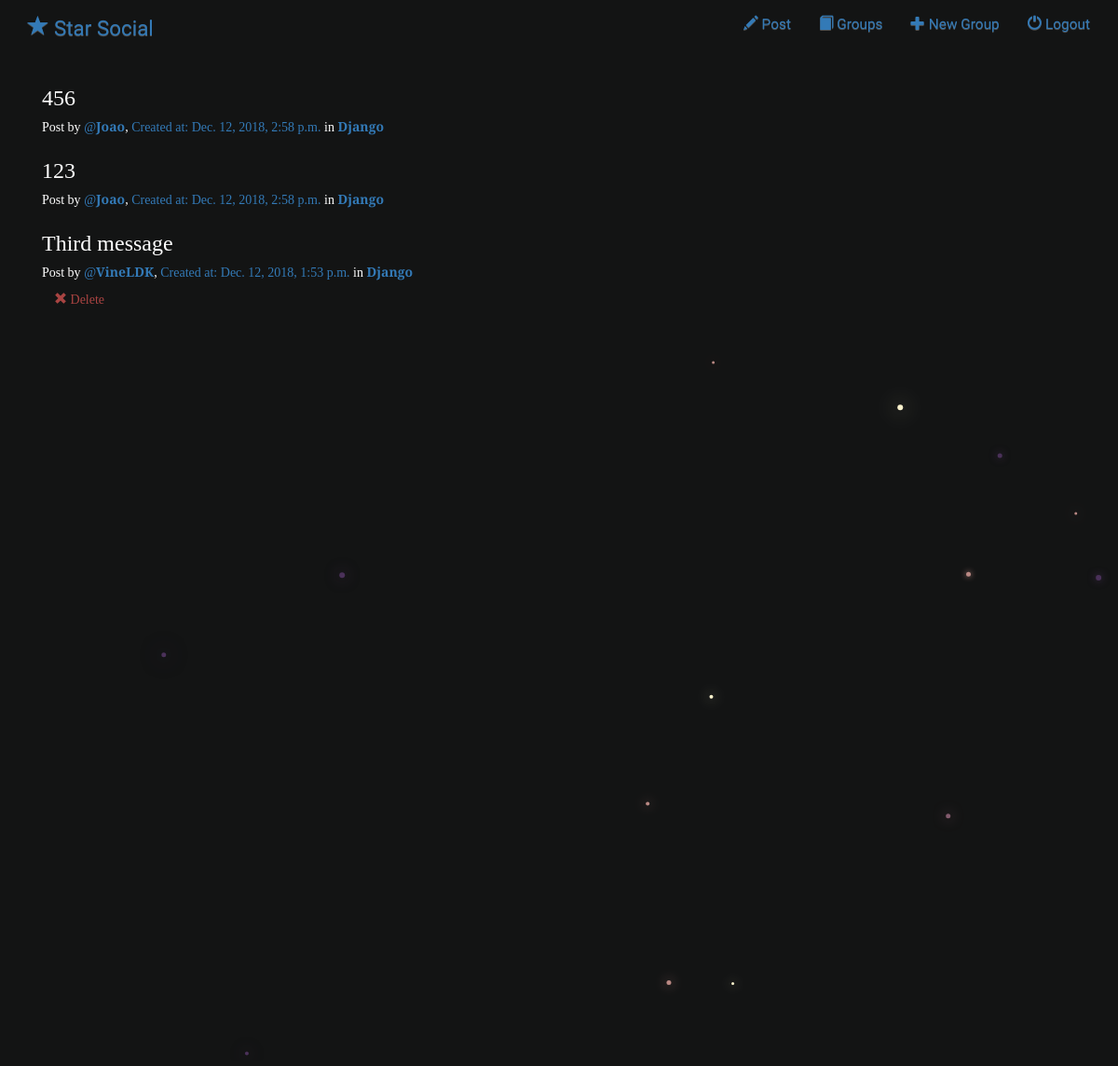
Page /posts/ (signed in) on the earlier database version.
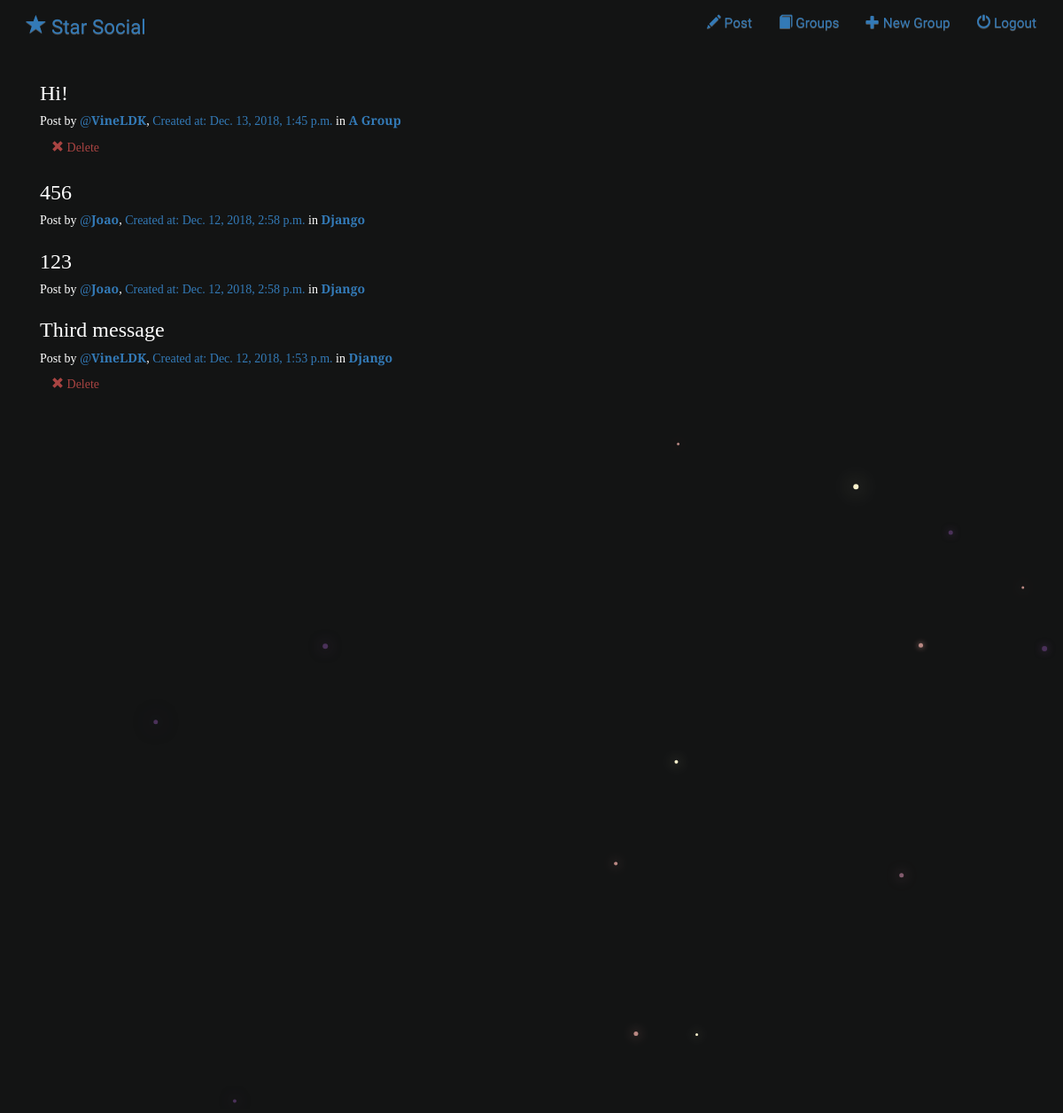
Same page on the later database version.
### posts/models.py (models this page shows, shortened)
class Post(models.Model):
    user = models.ForeignKey(User, related_name="posts")
    created_at = models.DateTimeField(auto_now=True)
    message = models.TextField()
    message_html = models.TextField(editable=False)
    group = models.ForeignKey(Group, related_name="posts",null=True, blank=True)
    class Meta:
        ordering = ["-created_at"]
        unique_together = ["user", "message"]

### groups/models.py (models this page shows, shortened)
class Group(models.Model):
  name = models.CharField(max_length=255, unique= True)
  slug = models.SlugField(allow_unicode= True, unique = True)
  description = models.TextField(blank = True, default ='')
  description_html = models.TextField(editable= False, default = '', blank= True)
  member = models.ManyToManyField(User, through='GroupMember')
  class Meta:
    ordering = ['name']

### posts/views.py (the view)
class PostList(SelectRelatedMixin, generic.ListView):
    model = models.Post
    select_related = ("user", "group")

### posts/templates/posts/post_list.html (shortened to what this page needs)
{% extends "posts/post_base.html" %}
{% block post_content %}
<div class="col-md-8">
  {% for post in post_list  %}
    {% include "posts/_post.html" %}
  {% endfor %}
</div>
{% endblock %}

### posts/templates/posts/_post.html
<div class="post-media">
  <h3>{{post.message_html|safe}}</h3>
  <div class="media-body">
    <h5 class="media-heading">
    <span class="username">
      Post by<a href="{% url 'posts:for_user' username=post.user.username %}"> @<strong>{{ post.user.username }}</strong></a>,
    </span>
    <time class="time">
      <a href="{% url 'posts:single' username=post.user.username pk=post.pk %}"> Created at: {{ post.created_at }}</a>
    </time>
    {% if post.group %}
    <span class="group-name">in <a href="{% url 'groups:single' slug=post.group.slug %}"><strong>{{ post.group.name }}</strong></a></span>
    {% endif %}
    </h5>
    <div class="media-footer">
      {% if user.is_authenticated and post.user == user %}
      <a href="{% url 'posts:delete' pk=post.pk %}" title="delete" class="btn btn-simple">
        <span class="glyphicon glyphicon-remove text-danger" aria-hidden='true'></span>
        <span class="text-danger icon-label">Delete</span>
      </a>
      {% endif %}
    </div>
  </div>
</div>

Differences in the rows shown:
added Post: message_html "Hi!", user.username "VineLDK", created_at "Dec. 13, 2018, 1:45 p.m.", group.name "A Group", shows "Delete"
